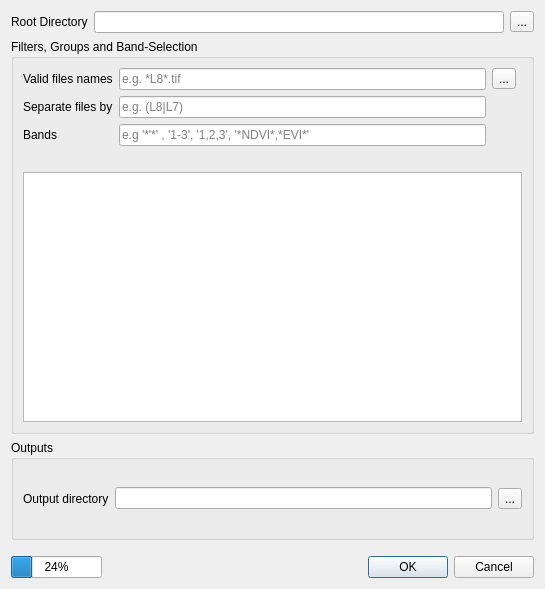
<?xml version="1.0" encoding="UTF-8"?>
<ui version="4.0">
 <class>Dialog</class>
 <widget class="QDialog" name="Dialog">
  <property name="geometry">
   <rect>
    <x>0</x>
    <y>0</y>
    <width>545</width>
    <height>589</height>
   </rect>
  </property>
  <property name="windowTitle">
   <string>Dialog</string>
  </property>
  <layout class="QVBoxLayout" name="verticalLayout">
   <item>
    <layout class="QHBoxLayout" name="horizontalLayout">
     <item>
      <widget class="QLabel" name="label">
       <property name="text">
        <string>Root Directory</string>
       </property>
      </widget>
     </item>
     <item>
      <widget class="QLineEdit" name="lineEdit"/>
     </item>
     <item>
      <widget class="QToolButton" name="toolButton">
       <property name="text">
        <string>...</string>
       </property>
      </widget>
     </item>
    </layout>
   </item>
   <item>
    <widget class="QGroupBox" name="groupBox_2">
     <property name="title">
      <string>Filters, Groups and Band-Selection</string>
     </property>
     <layout class="QGridLayout" name="gridLayout_2">
      <item row="2" column="1">
       <widget class="QLineEdit" name="lineEdit_5">
        <property name="sizePolicy">
         <sizepolicy hsizetype="Expanding" vsizetype="Fixed">
          <horstretch>1</horstretch>
          <verstretch>0</verstretch>
         </sizepolicy>
        </property>
        <property name="text">
         <string/>
        </property>
        <property name="placeholderText">
         <string>e.g '*'*' , '1-3', '1,2,3', '*NDVI*,*EVI*'</string>
        </property>
       </widget>
      </item>
      <item row="4" column="0" colspan="4">
       <widget class="QTableView" name="tableViewInputFiles"/>
      </item>
      <item row="1" column="1">
       <widget class="QLineEdit" name="lineEdit_2">
        <property name="sizePolicy">
         <sizepolicy hsizetype="Expanding" vsizetype="Fixed">
          <horstretch>1</horstretch>
          <verstretch>0</verstretch>
         </sizepolicy>
        </property>
        <property name="placeholderText">
         <string>e.g. (L8|L7)</string>
        </property>
       </widget>
      </item>
      <item row="0" column="1">
       <widget class="QLineEdit" name="lineEdit_3">
        <property name="sizePolicy">
         <sizepolicy hsizetype="Expanding" vsizetype="Fixed">
          <horstretch>1</horstretch>
          <verstretch>0</verstretch>
         </sizepolicy>
        </property>
        <property name="minimumSize">
         <size>
          <width>0</width>
          <height>0</height>
         </size>
        </property>
        <property name="placeholderText">
         <string>e.g. *L8*.tif</string>
        </property>
       </widget>
      </item>
      <item row="0" column="2">
       <widget class="QToolButton" name="toolButton_3">
        <property name="text">
         <string>...</string>
        </property>
       </widget>
      </item>
      <item row="2" column="0">
       <widget class="QLabel" name="label_6">
        <property name="text">
         <string>Bands</string>
        </property>
       </widget>
      </item>
      <item row="1" column="0">
       <widget class="QLabel" name="label_3">
        <property name="text">
         <string>Separate files by</string>
        </property>
       </widget>
      </item>
      <item row="0" column="0">
       <widget class="QLabel" name="label_2">
        <property name="text">
         <string>Valid files names</string>
        </property>
       </widget>
      </item>
      <item row="3" column="0" colspan="4">
       <widget class="QLabel" name="label_10">
        <property name="text">
         <string>&lt;filter info text&gt;</string>
        </property>
       </widget>
      </item>
     </layout>
    </widget>
   </item>
   <item>
    <widget class="QGroupBox" name="groupBox">
     <property name="minimumSize">
      <size>
       <width>0</width>
       <height>100</height>
      </size>
     </property>
     <property name="title">
      <string>Outputs</string>
     </property>
     <layout class="QHBoxLayout" name="horizontalLayout_2">
      <item>
       <widget class="QLabel" name="label_7">
        <property name="text">
         <string>Output directory</string>
        </property>
       </widget>
      </item>
      <item>
       <widget class="QLineEdit" name="lineEdit_4"/>
      </item>
      <item>
       <widget class="QToolButton" name="toolButton_4">
        <property name="text">
         <string>...</string>
        </property>
       </widget>
      </item>
     </layout>
    </widget>
   </item>
   <item>
    <layout class="QHBoxLayout" name="horizontalLayout_3">
     <property name="topMargin">
      <number>10</number>
     </property>
     <item>
      <widget class="QProgressBar" name="progressBar">
       <property name="value">
        <number>24</number>
       </property>
      </widget>
     </item>
     <item>
      <widget class="QLabel" name="label_9">
       <property name="sizePolicy">
        <sizepolicy hsizetype="Preferred" vsizetype="Preferred">
         <horstretch>1</horstretch>
         <verstretch>0</verstretch>
        </sizepolicy>
       </property>
       <property name="text">
        <string>&lt;progess info&gt;</string>
       </property>
      </widget>
     </item>
     <item>
      <widget class="QDialogButtonBox" name="buttonBox">
       <property name="orientation">
        <enum>Qt::Horizontal</enum>
       </property>
       <property name="standardButtons">
        <set>QDialogButtonBox::Cancel|QDialogButtonBox::Ok</set>
       </property>
      </widget>
     </item>
    </layout>
   </item>
  </layout>
 </widget>
 <resources/>
 <connections>
  <connection>
   <sender>buttonBox</sender>
   <signal>accepted()</signal>
   <receiver>Dialog</receiver>
   <slot>accept()</slot>
   <hints>
    <hint type="sourcelabel">
     <x>248</x>
     <y>254</y>
    </hint>
    <hint type="destinationlabel">
     <x>157</x>
     <y>274</y>
    </hint>
   </hints>
  </connection>
  <connection>
   <sender>buttonBox</sender>
   <signal>rejected()</signal>
   <receiver>Dialog</receiver>
   <slot>reject()</slot>
   <hints>
    <hint type="sourcelabel">
     <x>316</x>
     <y>260</y>
    </hint>
    <hint type="destinationlabel">
     <x>286</x>
     <y>274</y>
    </hint>
   </hints>
  </connection>
 </connections>
</ui>
